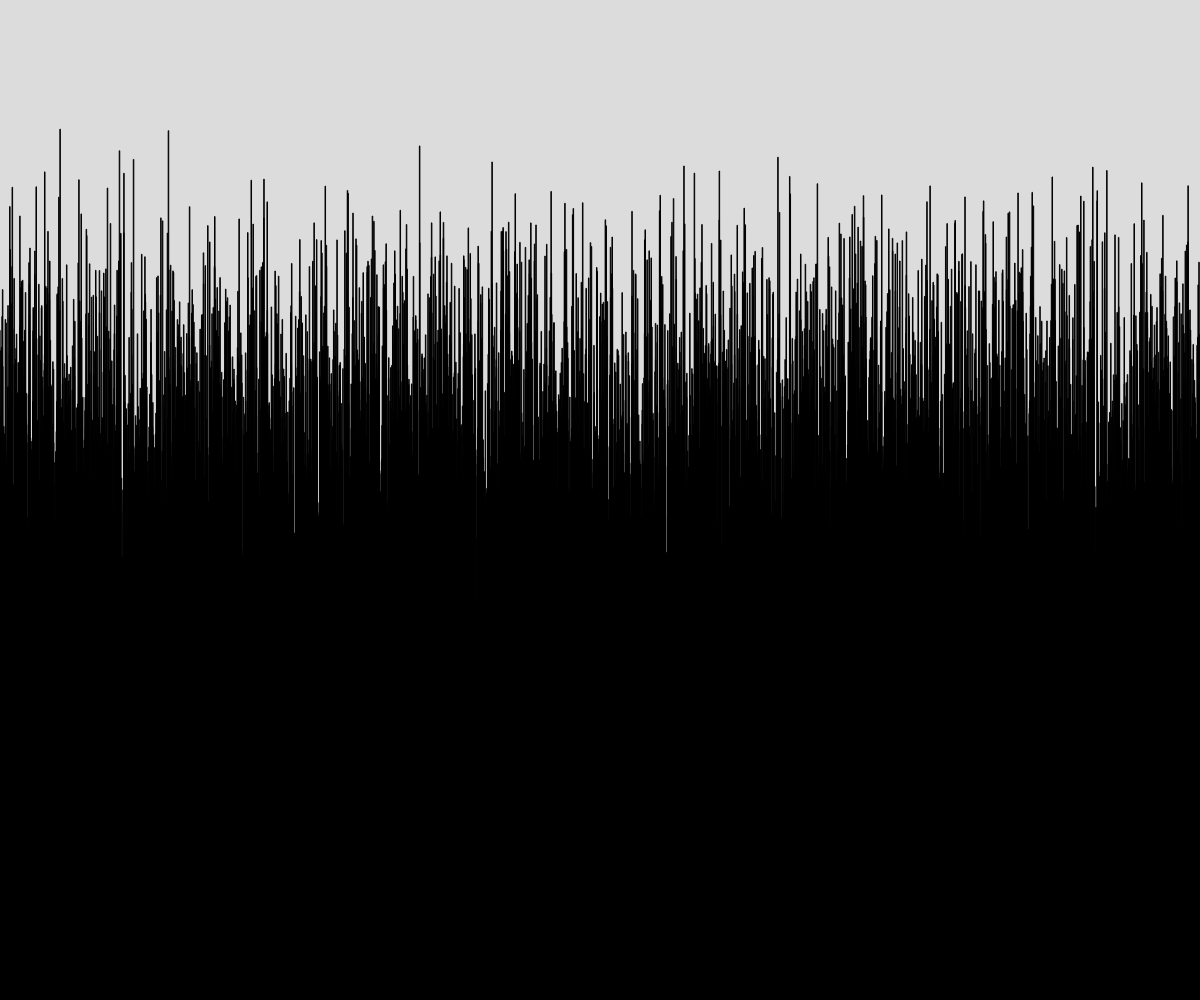
Frame 1 (no input)
Frame 60 (no input): identical to frame 1, image omitted
Frame 120 (the mouse pressed at the canvas centre since frame 60): identical to frame 1, image omitted

The p5.js sketch that drew this single still picture (run headless with seeded random() and noise() and a simulated clock; from frame 60 on, the mouse is pressed at the canvas centre):

// p5.js sketch
// ── sketch.js
// terrian generation
// maram hani
// march 18
//
// Extra for Experts:
// - describe what you did to take this project "above and beyond"


let terrian = [];
let numberOfRects;
let rectWidth;


function setup() {
  createCanvas(windowWidth, windowHeight);
  numberOfRects = 10000;
  rectWidth = width / numberOfRects;
  generateTerrain();
}

function draw() {
  background(220);

  for (let someRect of terrian) {
    rect(someRect.x, someRect.y, someRect.w, someRect.h);
  }
}

function generateTerrain() {
  let time = 0;
  let deltaTime = 1.01;

  for (let x = 0; x < width; x += rectWidth) {
    let theHeight = noise(time) * height;
    spawnRectangle(x, theHeight);
    time += deltaTime;
  }
}
function spawnRectangle(leftSide, rectHeight) {
  let thisRect = {
    x: leftSide,
    y: height - rectHeight,
    w: rectWidth,
    h: rectHeight,
  }
  terrian.push(thisRect);
}
